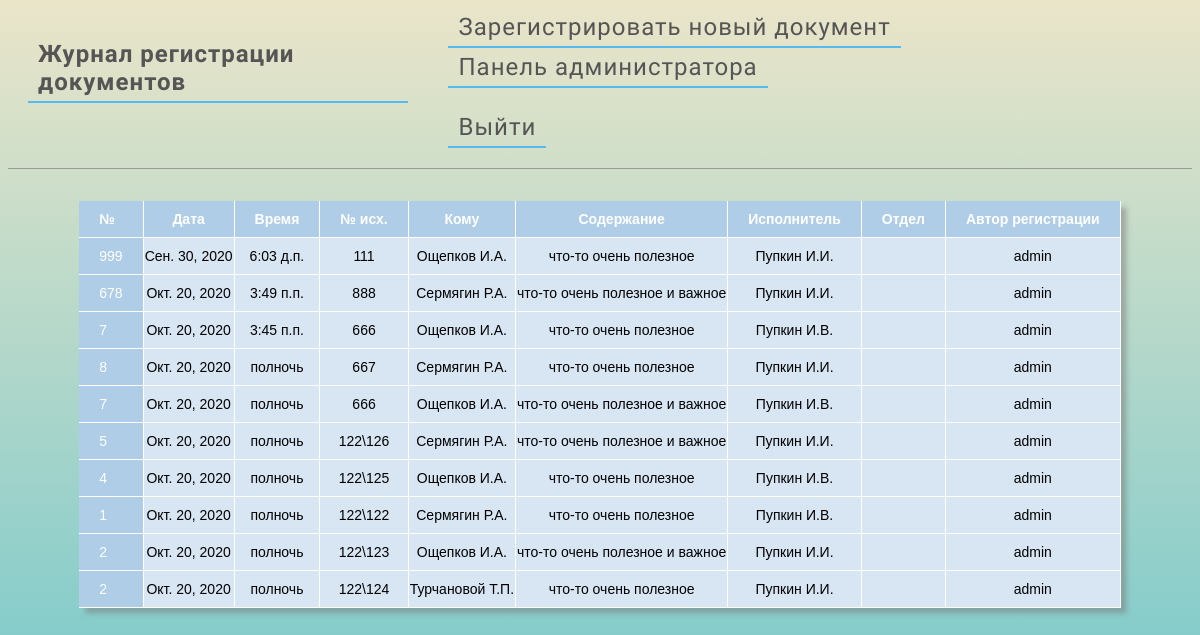
Page / (signed in) on the earlier database version.
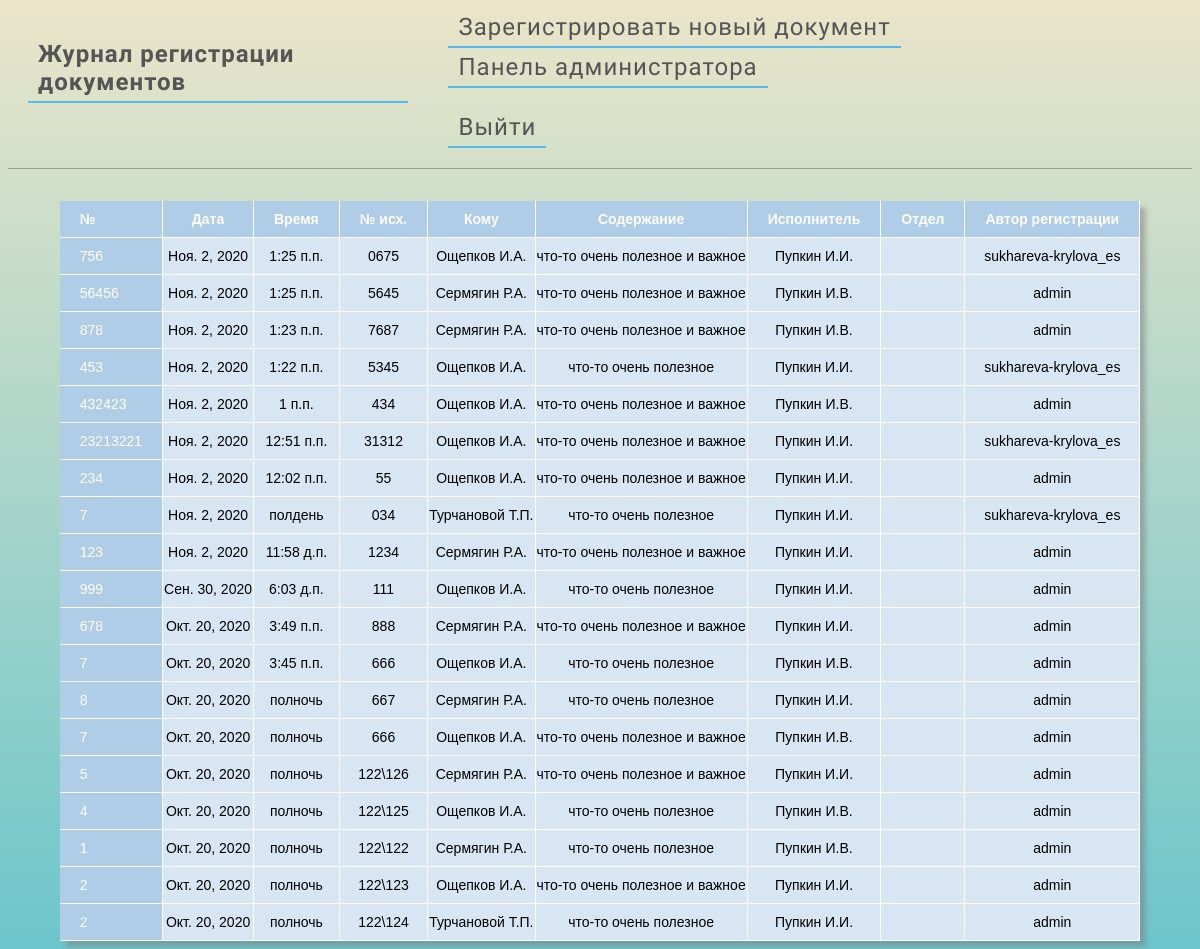
Same page on the later database version.
### journal/models.py (models this page shows, shortened)
class Entry(models.Model):
    number = models.IntegerField("№", default=0)
    reg_date = models.DateField(auto_now=True)
    reg_time = models.TimeField(auto_now=True)
    number_out = models.CharField("№ исх.", max_length=64, default=0)
    to_whom = models.CharField("Кому", max_length=200, default='')
    what = models.CharField("Содержание", max_length=200, default='')
    executor = models.CharField("Исполнитель", max_length=200, default='')
    author = models.ForeignKey(
        'auth.User',
        on_delete=models.CASCADE
    )
    departament = models.CharField("Отдел", max_length=200, default='')
    class Meta:
        verbose_name = 'Запись в журнале'     # Для единственного числа
        verbose_name_plural = 'Записи в журнале'      # Для множественного числа

### journal/views.py (the view)
# urls.py: path('', JournalView.as_view(), name='home'),
class JournalView(ListView):
    model = Entry
    template_name = 'home.html'
    queryset = Entry.objects.all().order_by('-id')

### journal/templates/home.html
{% extends 'base.html' %}
{% load static %}
{% block content %}
<link href="{% static 'css/home.css' %}" rel="stylesheet">
<table>
    <tr>
        <th>№</th>
        <th>Дата</th>
        <th>Время</th>
        <th>№ исх.</th>
        <th>Кому</th>
        <th>Содержание</th>
        <th>Исполнитель</th>
        <th>Отдел</th>
        <th>Автор регистрации</th>
    </tr>
    {% for item in object_list %}
    <tr>
        <td>{{ item.number }}</td>
        <td>{{ item.reg_date }}</td>
        <td>{{ item.reg_time }}</td>
        <td>{{ item.number_out }}</td>
        <td>{{ item.to_whom }}</td>
        <td>{{ item.what }}</td>
        <td>{{ item.executor }}</td>
        <td>{{ item.departament }}</td>
        <td>{{ item.author }}</td>
    </tr>
    {% endfor %}
</table>
{% endblock content %}

### journal/templates/base.html (shortened to what this page needs)
{% load static %}
<html>
  <head>
    <link href="{% static 'css/base.css' %}" rel="stylesheet">
  </head>
  <body>
    <header>
              <div class="nav-left">
          <h1><a href="{% url 'home' %}" class="hyperlink" title="Переход к таблице">Журнал регистрации документов</a></h1>
        </div>
            <div class="nav-right">
          <a href="{% url 'new_entry' %}" class="hyperlink">Зарегистрировать новый документ</a>
                        <a href="{% url 'admin:index' %}" class="hyperlink" title="Перейти в панель управления базой">Панель администратора</a>
        <p><a href="{% url 'logout' %}" class="hyperlink" title="Выйти из системы">Выйти</a></p>
        </div>
      </header>
          {% if user.is_authenticated %}
        <div align="center">
      {% block content %}
        {% endblock content %}
    </div>
      {% else %}
        <p>Вы не вошли в систему. Ваш доступ к просмотру или редактированию журнала ограничен.</p>
        <a href="{% url 'login' %}" class="hyperlink">Войти в систему</a>
      {% endif %}
  </body>
</html>

### journal/static/css/base.css (style rules this page uses)
body { font-family: 'Source Sans Pro', sans-serif; font-size: 20px; }
header { border-bottom: 1px solid #999; margin-bottom: 2rem; display: flex; color: black; }
header h1 a { color: black; text-decoration: none; }
.nav-left { margin-right: auto; }
a { text-decoration: none; display: inline-block; padding: 5px 10px; letter-spacing: 1px; margin: 0 20px; font-size: 24px; transition: .3s ease-in-out; }
.hyperlink { border-bottom: 2px solid #5be; color: #555; background-image: linear-gradient(180deg, transparent 65%, #5bf 65%); background-position: 0% 100%; background-repeat: no-repeat; background-size: 100% 0%; }

### journal/static/css/home.css (style rules this page uses)
table { font-family: "Lucida Sans Unicode", "Lucida Grande", Sans-Serif; font-size: 14px; border-collapse: collapse; text-align: center; box-shadow: 0.4em 0.4em 5px rgba(122,122,122,0.5); }
th { position: sticky; top: 0px; }
th, td:first-child { background: #AFCDE7; color: white; padding: 10px 20px; }
th, td { border-style: solid; border-width: 0 1px 1px 0; border-color: white; }
td { background: #D8E6F3; }
th:first-child, td:first-child { text-align: left; }

### journal/templates/base.html (style rules this page uses)
body { background: linear-gradient(#eae5c9, #6cc6cb) fixed; }

Differences in the rows shown:
added Entry: number "756", reg_date "Ноя. 2, 2020", reg_time "1:25 п.п.", number_out "0675", to_whom "Ощепков И.А.", what "что-то очень полезное и важное", executor "Пупкин И.И.", author "sukhareva-krylova_es"
added Entry: number "56456", reg_date "Ноя. 2, 2020", reg_time "1:25 п.п.", number_out "5645", to_whom "Сермягин Р.А.", what "что-то очень полезное и важное", executor "Пупкин И.В.", author "admin"
added Entry: number "878", reg_date "Ноя. 2, 2020", reg_time "1:23 п.п.", number_out "7687", to_whom "Сермягин Р.А.", what "что-то очень полезное и важное", executor "Пупкин И.В.", author "admin"
added Entry: number "453", reg_date "Ноя. 2, 2020", reg_time "1:22 п.п.", number_out "5345", to_whom "Ощепков И.А.", what "что-то очень полезное", executor "Пупкин И.И.", author "sukhareva-krylova_es"
added Entry: number "432423", reg_date "Ноя. 2, 2020", reg_time "1 п.п.", number_out "434", to_whom "Ощепков И.А.", what "что-то очень полезное и важное", executor "Пупкин И.В.", author "admin"
added Entry: number "23213221", reg_date "Ноя. 2, 2020", reg_time "12:51 п.п.", number_out "31312", to_whom "Ощепков И.А.", what "что-то очень полезное и важное", executor "Пупкин И.И.", author "sukhareva-krylova_es"
added Entry: number "234", reg_date "Ноя. 2, 2020", reg_time "12:02 п.п.", number_out "55", to_whom "Ощепков И.А.", what "что-то очень полезное и важное", executor "Пупкин И.И.", author "admin"
added Entry: number "7", reg_date "Ноя. 2, 2020", reg_time "полдень", number_out "034", to_whom "Турчановой Т.П.", what "что-то очень полезное", executor "Пупкин И.И.", author "sukhareva-krylova_es"
added Entry: number "123", reg_date "Ноя. 2, 2020", reg_time "11:58 д.п.", number_out "1234", to_whom "Сермягин Р.А.", what "что-то очень полезное и важное", executor "Пупкин И.И.", author "admin"
